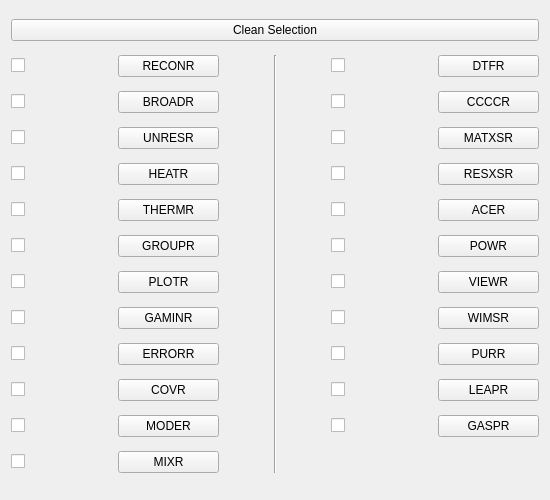
<?xml version="1.0" encoding="UTF-8"?>
<ui version="4.0">
 <class>NJOYChoosingModulesWidget</class>
 <widget class="QWidget" name="NJOYChoosingModulesWidget">
  <property name="geometry">
   <rect>
    <x>0</x>
    <y>0</y>
    <width>550</width>
    <height>500</height>
   </rect>
  </property>
  <property name="windowTitle">
   <string>Form</string>
  </property>
  <layout class="QGridLayout" name="gridLayout" rowstretch="1,0,0,0,0,0,0,0,0,0,0,0,0">
   <item row="7" column="0">
    <widget class="QCheckBox" name="checkBoxPlotr">
     <property name="text">
      <string/>
     </property>
    </widget>
   </item>
   <item row="9" column="4">
    <widget class="QPushButton" name="pushButtonPurr">
     <property name="text">
      <string>PURR</string>
     </property>
     <attribute name="buttonGroup">
      <string notr="true">buttonGroupButtons</string>
     </attribute>
    </widget>
   </item>
   <item row="9" column="0">
    <widget class="QCheckBox" name="checkBoxError">
     <property name="text">
      <string/>
     </property>
     <attribute name="buttonGroup">
      <string notr="true">buttonGroupCheckBoxes</string>
     </attribute>
    </widget>
   </item>
   <item row="12" column="1">
    <widget class="QPushButton" name="pushButtonMixr">
     <property name="text">
      <string>MIXR</string>
     </property>
    </widget>
   </item>
   <item row="8" column="3">
    <widget class="QCheckBox" name="checkBoxWimsr">
     <property name="text">
      <string/>
     </property>
     <attribute name="buttonGroup">
      <string notr="true">buttonGroupCheckBoxes</string>
     </attribute>
    </widget>
   </item>
   <item row="11" column="3">
    <widget class="QCheckBox" name="checkBoxGaspr">
     <property name="text">
      <string/>
     </property>
     <attribute name="buttonGroup">
      <string notr="true">buttonGroupCheckBoxes</string>
     </attribute>
    </widget>
   </item>
   <item row="10" column="4">
    <widget class="QPushButton" name="pushButtonLeapr">
     <property name="text">
      <string>LEAPR</string>
     </property>
     <attribute name="buttonGroup">
      <string notr="true">buttonGroupButtons</string>
     </attribute>
    </widget>
   </item>
   <item row="6" column="3">
    <widget class="QCheckBox" name="checkBoxPowr">
     <property name="text">
      <string/>
     </property>
     <attribute name="buttonGroup">
      <string notr="true">buttonGroupCheckBoxes</string>
     </attribute>
    </widget>
   </item>
   <item row="7" column="4">
    <widget class="QPushButton" name="pushButtonViewr">
     <property name="text">
      <string>VIEWR</string>
     </property>
    </widget>
   </item>
   <item row="1" column="3">
    <widget class="QCheckBox" name="checkBoxDtfr">
     <property name="text">
      <string/>
     </property>
     <attribute name="buttonGroup">
      <string notr="true">buttonGroupCheckBoxes</string>
     </attribute>
    </widget>
   </item>
   <item row="3" column="0">
    <widget class="QCheckBox" name="checkBoxUnresr">
     <property name="text">
      <string/>
     </property>
     <attribute name="buttonGroup">
      <string notr="true">buttonGroupCheckBoxes</string>
     </attribute>
    </widget>
   </item>
   <item row="2" column="0">
    <widget class="QCheckBox" name="checkBoxBroadr">
     <property name="text">
      <string/>
     </property>
     <attribute name="buttonGroup">
      <string notr="true">buttonGroupCheckBoxes</string>
     </attribute>
    </widget>
   </item>
   <item row="5" column="4">
    <widget class="QPushButton" name="pushButtonAcer">
     <property name="text">
      <string>ACER</string>
     </property>
     <attribute name="buttonGroup">
      <string notr="true">buttonGroupButtons</string>
     </attribute>
    </widget>
   </item>
   <item row="10" column="1">
    <widget class="QPushButton" name="pushButtonCovr">
     <property name="text">
      <string>COVR</string>
     </property>
     <attribute name="buttonGroup">
      <string notr="true">buttonGroupButtons</string>
     </attribute>
    </widget>
   </item>
   <item row="1" column="1">
    <widget class="QPushButton" name="pushButtonReconr">
     <property name="text">
      <string>RECONR</string>
     </property>
     <attribute name="buttonGroup">
      <string notr="true">buttonGroupButtons</string>
     </attribute>
    </widget>
   </item>
   <item row="12" column="0">
    <widget class="QCheckBox" name="checkBoxMixr">
     <property name="text">
      <string/>
     </property>
    </widget>
   </item>
   <item row="8" column="0">
    <widget class="QCheckBox" name="checkBoxGaminr">
     <property name="text">
      <string/>
     </property>
     <attribute name="buttonGroup">
      <string notr="true">buttonGroupCheckBoxes</string>
     </attribute>
    </widget>
   </item>
   <item row="6" column="0">
    <widget class="QCheckBox" name="checkBoxGroupr">
     <property name="text">
      <string/>
     </property>
     <attribute name="buttonGroup">
      <string notr="true">buttonGroupCheckBoxes</string>
     </attribute>
    </widget>
   </item>
   <item row="5" column="1">
    <widget class="QPushButton" name="pushButtonThermr">
     <property name="text">
      <string>THERMR</string>
     </property>
     <attribute name="buttonGroup">
      <string notr="true">buttonGroupButtons</string>
     </attribute>
    </widget>
   </item>
   <item row="6" column="1">
    <widget class="QPushButton" name="pushButtonGroupr">
     <property name="text">
      <string>GROUPR</string>
     </property>
     <attribute name="buttonGroup">
      <string notr="true">buttonGroupButtons</string>
     </attribute>
    </widget>
   </item>
   <item row="8" column="1">
    <widget class="QPushButton" name="pushButtonGaminr">
     <property name="text">
      <string>GAMINR</string>
     </property>
     <attribute name="buttonGroup">
      <string notr="true">buttonGroupButtons</string>
     </attribute>
    </widget>
   </item>
   <item row="11" column="1">
    <widget class="QPushButton" name="pushButtonModer">
     <property name="enabled">
      <bool>true</bool>
     </property>
     <property name="text">
      <string>MODER</string>
     </property>
     <attribute name="buttonGroup">
      <string notr="true">buttonGroupButtons</string>
     </attribute>
    </widget>
   </item>
   <item row="3" column="4">
    <widget class="QPushButton" name="pushButtonMatxsr">
     <property name="text">
      <string>MATXSR</string>
     </property>
     <attribute name="buttonGroup">
      <string notr="true">buttonGroupButtons</string>
     </attribute>
    </widget>
   </item>
   <item row="11" column="0">
    <widget class="QCheckBox" name="checkBoxModer">
     <property name="text">
      <string/>
     </property>
     <attribute name="buttonGroup">
      <string notr="true">buttonGroupCheckBoxes</string>
     </attribute>
    </widget>
   </item>
   <item row="4" column="1">
    <widget class="QPushButton" name="pushButtonHeatr">
     <property name="text">
      <string>HEATR</string>
     </property>
     <attribute name="buttonGroup">
      <string notr="true">buttonGroupButtons</string>
     </attribute>
    </widget>
   </item>
   <item row="7" column="3">
    <widget class="QCheckBox" name="checkBoxViewr">
     <property name="text">
      <string/>
     </property>
    </widget>
   </item>
   <item row="0" column="0" colspan="5">
    <widget class="QPushButton" name="pushButtonCleanAllSelection">
     <property name="text">
      <string>Clean Selection</string>
     </property>
    </widget>
   </item>
   <item row="4" column="0">
    <widget class="QCheckBox" name="checkBoxHeatr">
     <property name="text">
      <string/>
     </property>
     <attribute name="buttonGroup">
      <string notr="true">buttonGroupCheckBoxes</string>
     </attribute>
    </widget>
   </item>
   <item row="5" column="0">
    <widget class="QCheckBox" name="checkBoxThermr">
     <property name="text">
      <string/>
     </property>
     <attribute name="buttonGroup">
      <string notr="true">buttonGroupCheckBoxes</string>
     </attribute>
    </widget>
   </item>
   <item row="10" column="0">
    <widget class="QCheckBox" name="checkBoxCovr">
     <property name="text">
      <string/>
     </property>
     <attribute name="buttonGroup">
      <string notr="true">buttonGroupCheckBoxes</string>
     </attribute>
    </widget>
   </item>
   <item row="2" column="1">
    <widget class="QPushButton" name="pushButtonBroadr">
     <property name="text">
      <string>BROADR</string>
     </property>
     <attribute name="buttonGroup">
      <string notr="true">buttonGroupButtons</string>
     </attribute>
    </widget>
   </item>
   <item row="1" column="4">
    <widget class="QPushButton" name="pushButtonDtfr">
     <property name="enabled">
      <bool>true</bool>
     </property>
     <property name="text">
      <string>DTFR</string>
     </property>
     <attribute name="buttonGroup">
      <string notr="true">buttonGroupButtons</string>
     </attribute>
    </widget>
   </item>
   <item row="2" column="4">
    <widget class="QPushButton" name="pushButtonCcccr">
     <property name="text">
      <string>CCCCR</string>
     </property>
     <attribute name="buttonGroup">
      <string notr="true">buttonGroupButtons</string>
     </attribute>
    </widget>
   </item>
   <item row="10" column="3">
    <widget class="QCheckBox" name="checkBoxLeapr">
     <property name="text">
      <string/>
     </property>
     <attribute name="buttonGroup">
      <string notr="true">buttonGroupCheckBoxes</string>
     </attribute>
    </widget>
   </item>
   <item row="2" column="3">
    <widget class="QCheckBox" name="checkBoxCcccr">
     <property name="text">
      <string/>
     </property>
     <attribute name="buttonGroup">
      <string notr="true">buttonGroupCheckBoxes</string>
     </attribute>
    </widget>
   </item>
   <item row="9" column="1">
    <widget class="QPushButton" name="pushButtonError">
     <property name="text">
      <string>ERRORR</string>
     </property>
     <attribute name="buttonGroup">
      <string notr="true">buttonGroupButtons</string>
     </attribute>
    </widget>
   </item>
   <item row="9" column="3">
    <widget class="QCheckBox" name="checkBoxPurr">
     <property name="text">
      <string/>
     </property>
     <attribute name="buttonGroup">
      <string notr="true">buttonGroupCheckBoxes</string>
     </attribute>
    </widget>
   </item>
   <item row="7" column="1">
    <widget class="QPushButton" name="pushButtonPlotr">
     <property name="text">
      <string>PLOTR</string>
     </property>
    </widget>
   </item>
   <item row="11" column="4">
    <widget class="QPushButton" name="pushButtonGaspr">
     <property name="text">
      <string>GASPR</string>
     </property>
     <attribute name="buttonGroup">
      <string notr="true">buttonGroupButtons</string>
     </attribute>
    </widget>
   </item>
   <item row="4" column="3">
    <widget class="QCheckBox" name="checkBoxResxsr">
     <property name="text">
      <string/>
     </property>
     <attribute name="buttonGroup">
      <string notr="true">buttonGroupCheckBoxes</string>
     </attribute>
    </widget>
   </item>
   <item row="4" column="4">
    <widget class="QPushButton" name="pushButtonResxsr">
     <property name="text">
      <string>RESXSR</string>
     </property>
     <attribute name="buttonGroup">
      <string notr="true">buttonGroupButtons</string>
     </attribute>
    </widget>
   </item>
   <item row="5" column="3">
    <widget class="QCheckBox" name="checkBoxAcer">
     <property name="text">
      <string/>
     </property>
     <attribute name="buttonGroup">
      <string notr="true">buttonGroupCheckBoxes</string>
     </attribute>
    </widget>
   </item>
   <item row="8" column="4">
    <widget class="QPushButton" name="pushButtonWimsr">
     <property name="text">
      <string>WIMSR</string>
     </property>
     <attribute name="buttonGroup">
      <string notr="true">buttonGroupButtons</string>
     </attribute>
    </widget>
   </item>
   <item row="6" column="4">
    <widget class="QPushButton" name="pushButtonPowr">
     <property name="text">
      <string>POWR</string>
     </property>
     <attribute name="buttonGroup">
      <string notr="true">buttonGroupButtons</string>
     </attribute>
    </widget>
   </item>
   <item row="1" column="2" rowspan="12">
    <widget class="Line" name="line">
     <property name="sizePolicy">
      <sizepolicy hsizetype="Preferred" vsizetype="Minimum">
       <horstretch>0</horstretch>
       <verstretch>0</verstretch>
      </sizepolicy>
     </property>
     <property name="orientation">
      <enum>Qt::Vertical</enum>
     </property>
    </widget>
   </item>
   <item row="3" column="1">
    <widget class="QPushButton" name="pushButtonUnresr">
     <property name="enabled">
      <bool>true</bool>
     </property>
     <property name="text">
      <string>UNRESR</string>
     </property>
     <attribute name="buttonGroup">
      <string notr="true">buttonGroupButtons</string>
     </attribute>
    </widget>
   </item>
   <item row="1" column="0">
    <widget class="QCheckBox" name="checkBoxReconr">
     <property name="text">
      <string/>
     </property>
     <attribute name="buttonGroup">
      <string notr="true">buttonGroupCheckBoxes</string>
     </attribute>
    </widget>
   </item>
   <item row="3" column="3">
    <widget class="QCheckBox" name="checkBoxMatxsr">
     <property name="text">
      <string/>
     </property>
     <attribute name="buttonGroup">
      <string notr="true">buttonGroupCheckBoxes</string>
     </attribute>
    </widget>
   </item>
  </layout>
 </widget>
 <resources/>
 <connections/>
 <buttongroups>
  <buttongroup name="buttonGroupButtons"/>
  <buttongroup name="buttonGroupCheckBoxes">
   <property name="exclusive">
    <bool>false</bool>
   </property>
  </buttongroup>
 </buttongroups>
</ui>
